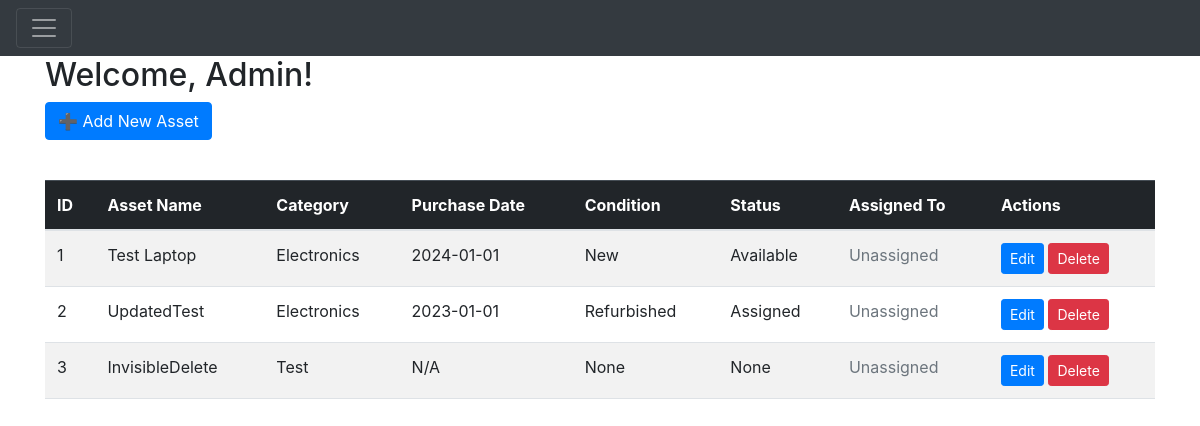
The app's page / (signed in) with its own data.
### website/models.py (models this page shows)
class User(db.Model, UserMixin):
    id = db.Column(db.Integer, primary_key=True)
    first_name = db.Column(db.String(150))
    last_name = db.Column(db.String(150))
    email = db.Column(db.String(150), unique=True)
    password = db.Column(db.String(150))
    department = db.Column(db.String(150))
    role = db.Column(db.String(10), nullable=False, default='user')
    created_assets = db.relationship('Asset', foreign_keys='Asset.created_by', backref='creator_user')
    assigned_assets = db.relationship('Asset', foreign_keys='Asset.assigned_to', backref='assignee_user')

class Asset(db.Model):
    id = db.Column(db.Integer, primary_key=True)
    asset_name = db.Column(db.String(150))
    category = db.Column(db.String(150))
    purchase_date = db.Column(db.Date)
    condition = db.Column(db.String(150))
    status = db.Column(db.String(150))
    created_by = db.Column(db.Integer, db.ForeignKey('user.id'))
    assigned_to = db.Column(db.Integer, db.ForeignKey('user.id'), nullable=True)
    asset_history = db.relationship('Asset_History', back_populates='asset', passive_deletes=True)
    creator = db.relationship('User', foreign_keys=[created_by])
    assignee = db.relationship('User', foreign_keys=[assigned_to])

### website/views.py (the view)
@views.route('/')
@login_required
def home():
    print("🔍 Current user ID:", current_user.id)
    print("🔒 Authenticated:", current_user.is_authenticated)
    from sqlalchemy import or_
    assets = Asset.query.all()
    all_users = User.query.all()
    return render_template('home.html', user=current_user, assets=assets, all_users=all_users)

### website/__init__.py (called while the page is built)
def create_app():
    app = Flask(__name__)
    app.config['SECRET_KEY'] = 'qwertyuiop'
    if 'SQLALCHEMY_DATABASE_URI' not in app.config:
        DB_NAME = os.path.join(os.path.dirname(__file__), 'database.db')
        app.config['SQLALCHEMY_DATABASE_URI'] = f'sqlite:///{DB_NAME}'
    db.init_app(app)
    from .views import views
    from .auth import auth
    app.register_blueprint(views, url_prefix='/')
    app.register_blueprint(auth, url_prefix='/')
    from .models import User, Asset
    create_database(app)
    login_manager = LoginManager()
    login_manager.login_view = 'auth.login'
    login_manager.init_app(app)
    @login_manager.user_loader
    def load_user(id):
        return User.query.get(int(id))
    return app

### website/templates/home.html (shortened to what this page needs)
{% extends "base.html" %}
{% block content %}
  <h2>Welcome, {{ user.first_name }}!</h2>
  <a href="{{ url_for('views.add_asset') }}" class="btn btn-primary mb-3">➕ Add New Asset</a>
  {% if assets %}
    <table class="table table-striped table-hover mt-4">
      <thead class="table-dark">
        <tr>
          <th>ID</th>
          <th>Asset Name</th>
          <th>Category</th>
          <th>Purchase Date</th>
          <th>Condition</th>
          <th>Status</th>
          <th>Assigned To</th>
          <th>Actions</th>
        </tr>
      </thead>
      <tbody>
        {% for asset in assets %}
          <tr>
            <td>{{ asset.id }}</td>
            <td>{{ asset.asset_name }}</td>
            <td>{{ asset.category }}</td>
            <td>{{ asset.purchase_date.strftime('%Y-%m-%d') if asset.purchase_date else 'N/A' }}</td>
            <td>{{ asset.condition }}</td>
            <td>{{ asset.status }}</td>
            <td>
              {% if asset.assignee_user %}
                {{ asset.assignee_user.first_name }} {{ asset.assignee_user.last_name }}
              {% else %}
                <span class="text-muted">Unassigned</span>
              {% endif %}
            </td>
            <td>
              <a href="{{ url_for('views.edit_asset', id=asset.id) }}" class="btn btn-sm btn-primary">Edit</a>
              {% if user.role == 'admin' %}
                <form method="POST" action="{{ url_for('views.delete_asset', id=asset.id) }}"
                      style="display:inline;"
                      onsubmit="return confirm('Are you sure you want to delete this asset?');">
                  <button type="submit" class="btn btn-sm btn-danger">Delete</button>
                </form>
              {% endif %}
            </td>
          </tr>
        {% endfor %}
      </tbody>
    </table>
  {% else %}
    <p class="mt-4">No assets yet. Time to start tracking!</p>
  {% endif %}
{% endblock %}

### website/templates/base.html (shortened to what this page needs)
<!DOCTYPE html>
<html>
    <head>
        <link href="https://cdn.jsdelivr.net/npm/bootstrap@5.3.0/dist/css/bootstrap.min.css" rel="stylesheet">
        <link
        rel="stylesheet"
        href="https://stackpath.bootstrapcdn.com/bootstrap/4.4.1/css/bootstrap.min.css"
        />
        <link
        rel="stylesheet"
        href="https://stackpath.bootstrapcdn.com/font-awesome/4.7.0/css/font-awesome.min.css"
        />
    </head>
    <body>
        <nav class="navbar navbar-exapnd-lg navbar-dark bg-dark">
            <button
                class="navbar-toggler"
                type="button"
                data-toggle="collapse"
                data-target="#navbar">
                <span class="navbar-toggler-icon"></span>
            </button>
        </nav>
        <div class="container">{% block content %} {% endblock %}</div>
    </body>
</html>

### records on screen
User: first_name "Admin"
Asset: id "1", asset_name "Test Laptop", category "Electronics", purchase_date "2024-01-01", condition "New", status "Available"
Asset: id "2", asset_name "UpdatedTest", category "Electronics", purchase_date "2023-01-01", condition "Refurbished", status "Assigned"
Asset: id "3", asset_name "InvisibleDelete", category "Test", purchase_date "N/A", condition "None", status "None"
